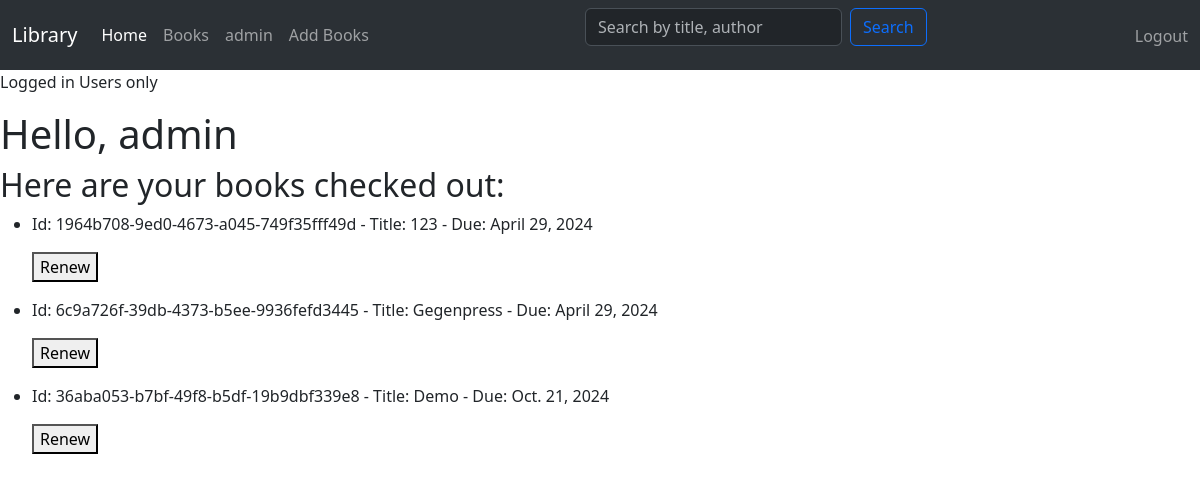
Page /my_view/ (signed in) on the committed database.
### catalog/models.py (models this page shows, shortened)
class BookInstance(models.Model):
    id = models.UUIDField(primary_key=True,default=uuid.uuid4)
    book = models.ForeignKey('Book',on_delete=models.RESTRICT,null=True)
    imprint = models.CharField(max_length=200)
    due_back = models.DateField(null=True,blank=True)
    borrower = models.ForeignKey(User,on_delete=models.SET_NULL,null=True)
    LOAN_STATUS = (
        ('m','Maintenance'),
        ('o','On Loan'),
        ('a','Available'),
        ('r','Reserved')
    )
    status = models.CharField(max_length=1,choices=LOAN_STATUS,blank=True,default='m')
    class Meta:
        ordering = ['due_back']

class Book(models.Model):
    title = models.CharField(max_length=200, db_index=True)
    author = models.ForeignKey('Author', on_delete=models.SET_NULL, null=True)
    summary = models.TextField(max_length=600, null=True)
    isbn = models.CharField('ISBN', max_length=13, unique=True)
    genre = models.ManyToManyField(Genre)
    language = models.ForeignKey('Language', on_delete=models.SET_NULL, null=True)

### catalog/views.py (the view)
# urls.py: path('my_view/', views.CheckedOutBooksByUserView.as_view(), name='my_view'),
class CheckedOutBooksByUserView(LoginRequiredMixin,ListView):
    model = BookInstance
    template_name = 'catalog/my_view.html'
    paginate_by = 5 #5 book instances per page
    def get_queryset(self):
        return BookInstance.objects.filter(borrower=self.request.user).order_by('due_back')

### catalog/templates/catalog/my_view.html (shortened to what this page needs)
{% extends "catalog/index.html" %}
{% block content %}
<p>Logged in Users only</p>
<h1> Hello, {{ user.get_username }} </h1>
<h2>Here are your books checked out:</h2>
{% for book_instance in bookinstance_list %}
<ul>
    <li>
        <p>Id: {{ book_instance.id }} - Title: {{ book_instance.book.title }} - Due: {{ book_instance.due_back }}</p>
        <form action="{% url 'catalog:renew_book' book_instance.id %}" method="post">
            <button type="submit">Renew</button>
        </form>
    </li>
</ul>
{% endfor %}
{% endblock content %}

### catalog/templates/catalog/index.html (shortened to what this page needs)
<html lang="en">
<head>
    <link href="https://cdn.jsdelivr.net/npm/bootstrap@5.3.3/dist/css/bootstrap.min.css" rel="stylesheet">
</head>
<body>
    <nav class="navbar navbar-expand-lg bg-body-tertiary" data-bs-theme="dark">
        <div class="container-fluid">
            <a class="navbar-brand" href="{% url 'catalog:index' %}">Library</a>
            <div class="collapse navbar-collapse" id="navbarNav">
                <ul class="navbar-nav">
                    <li class="nav-item">
                        <a class="nav-link active" aria-current="page" href="{% url 'catalog:index' %}">Home</a>
                    </li>
                    <li class="nav-item">
                        <a class="nav-link" href=" {% url 'catalog:book_list' %}">Books</a>
                    </li>
                    <li class="nav-item">
                        <a class="nav-link" href="{% url 'catalog:my_view' %}">{{user.get_username}}</a>
                    </li>
                    <li class="nav-item">{% if user.is_authenticated %}
                        <a class="nav-link"  href="{% url 'catalog:create_book' %}"aria-disabled="true">Add Books</a>
                        {% else %}
                        <a class="nav-link disabled" aria-disabled="true">Add Books</a>
                    </li>
                    {% endif %}
                </ul>
            <form action="{% url 'catalog:search_results' %}" method="get" class="d-flex ms-auto">
                <input type="text" name="q" placeholder="Search by title, author" class="form-control me-2">
                <button type="submit" class="btn btn-outline-primary">Search</button>
            </form>
                <div class="ms-auto">
                    <ul class="navbar-nav">
                        <li class="nav-item">
                            {% if user.is_authenticated %}
                            <form action="{% url 'logout' %}" method="post" style="display:inline;">
                                <button type="submit" class="btn btn-link nav-link" style="display:inline; padding:0; background:none; border:none;">Logout</button>
                            </form>
                            {% else %}
                            <a class="nav-link" href="{% url 'login' %}">Login</a>
                            {% endif %}
                        </li>
                    </ul>
                </div>
            </div>
        </div>
    </nav>
    {% block content %}{% endblock content %}
</html>

### rows in the picture
BookInstance: id "1964b708-9ed0-4673-a045-749f35fff49d", book "123", due_back "April 29, 2024"
BookInstance: id "6c9a726f-39db-4373-b5ee-9936fefd3445", book "Gegenpress", due_back "April 29, 2024"
BookInstance: id "36aba053-b7bf-49f8-b5df-19b9dbf339e8", book "Demo", due_back "Oct. 21, 2024"

### other values in the picture
{{ user.get_username }} "admin"
